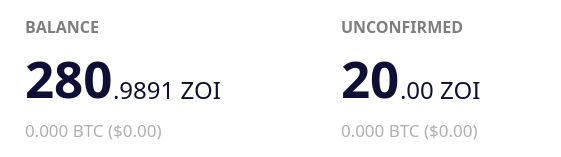
           <widget class="QFrame" name="balance_frame">
            <property name="enabled">
             <bool>true</bool>
            </property>
            <property name="palette">
             <palette>
              <active>
               <colorrole role="Button">
                <brush brushstyle="SolidPattern">
                 <color alpha="255">
                  <red>255</red>
                  <green>255</green>
                  <blue>255</blue>
                 </color>
                </brush>
               </colorrole>
               <colorrole role="Base">
                <brush brushstyle="SolidPattern">
                 <color alpha="255">
                  <red>255</red>
                  <green>255</green>
                  <blue>255</blue>
                 </color>
                </brush>
               </colorrole>
               <colorrole role="Window">
                <brush brushstyle="SolidPattern">
                 <color alpha="255">
                  <red>255</red>
                  <green>255</green>
                  <blue>255</blue>
                 </color>
                </brush>
               </colorrole>
              </active>
              <inactive>
               <colorrole role="Button">
                <brush brushstyle="SolidPattern">
                 <color alpha="255">
                  <red>255</red>
                  <green>255</green>
                  <blue>255</blue>
                 </color>
                </brush>
               </colorrole>
               <colorrole role="Base">
                <brush brushstyle="SolidPattern">
                 <color alpha="255">
                  <red>255</red>
                  <green>255</green>
                  <blue>255</blue>
                 </color>
                </brush>
               </colorrole>
               <colorrole role="Window">
                <brush brushstyle="SolidPattern">
                 <color alpha="255">
                  <red>255</red>
                  <green>255</green>
                  <blue>255</blue>
                 </color>
                </brush>
               </colorrole>
              </inactive>
              <disabled>
               <colorrole role="Button">
                <brush brushstyle="SolidPattern">
                 <color alpha="255">
                  <red>255</red>
                  <green>255</green>
                  <blue>255</blue>
                 </color>
                </brush>
               </colorrole>
               <colorrole role="Base">
                <brush brushstyle="SolidPattern">
                 <color alpha="255">
                  <red>255</red>
                  <green>255</green>
                  <blue>255</blue>
                 </color>
                </brush>
               </colorrole>
               <colorrole role="Window">
                <brush brushstyle="SolidPattern">
                 <color alpha="255">
                  <red>255</red>
                  <green>255</green>
                  <blue>255</blue>
                 </color>
                </brush>
               </colorrole>
              </disabled>
             </palette>
            </property>
            <property name="contextMenuPolicy">
             <enum>Qt::DefaultContextMenu</enum>
            </property>
            <property name="styleSheet">
             <string notr="true">background-color: rgb(255, 255, 255);
border:0;</string>
            </property>
            <property name="frameShape">
             <enum>QFrame::StyledPanel</enum>
            </property>
            <property name="frameShadow">
             <enum>QFrame::Plain</enum>
            </property>
            <property name="lineWidth">
             <number>1</number>
            </property>
            <layout class="QGridLayout" name="gridLayout">
             <property name="sizeConstraint">
              <enum>QLayout::SetDefaultConstraint</enum>
             </property>
             <property name="leftMargin">
              <number>25</number>
             </property>
             <property name="topMargin">
              <number>15</number>
             </property>
             <property name="rightMargin">
              <number>0</number>
             </property>
             <property name="bottomMargin">
              <number>15</number>
             </property>
             <property name="horizontalSpacing">
              <number>80</number>
             </property>
             <property name="verticalSpacing">
              <number>5</number>
             </property>
             <item row="1" column="0">
              <layout class="QHBoxLayout" name="horizontalLayout_7">
               <property name="spacing">
                <number>0</number>
               </property>
               <property name="topMargin">
                <number>0</number>
               </property>
               <item>
                <widget class="QLabel" name="labelBalance">
                 <property name="sizePolicy">
                  <sizepolicy hsizetype="Preferred" vsizetype="Preferred">
                   <horstretch>0</horstretch>
                   <verstretch>0</verstretch>
                  </sizepolicy>
                 </property>
                 <property name="font">
                  <font>
                   <family>ZoinBold</family>
                   <pointsize>38</pointsize>
                   <weight>75</weight>
                   <italic>false</italic>
                   <bold>true</bold>
                  </font>
                 </property>
                 <property name="cursor">
                  <cursorShape>IBeamCursor</cursorShape>
                 </property>
                 <property name="toolTip">
                  <string>Your current balance</string>
                 </property>
                 <property name="styleSheet">
                  <string notr="true">color: rgb(15, 15, 54);</string>
                 </property>
                 <property name="text">
                  <string notr="true">280</string>
                 </property>
                 <property name="alignment">
                  <set>Qt::AlignBottom|Qt::AlignLeading|Qt::AlignLeft</set>
                 </property>
                 <property name="indent">
                  <number>0</number>
                 </property>
                 <property name="textInteractionFlags">
                  <set>Qt::NoTextInteraction</set>
                 </property>
                </widget>
               </item>
               <item>
                <widget class="QLabel" name="labelBalanceDecimal">
                 <property name="font">
                  <font>
                   <family>ZoinRegular</family>
                   <pointsize>18</pointsize>
                  </font>
                 </property>
                 <property name="styleSheet">
                  <string notr="true">color: rgb(15, 15, 54);
padding-bottom:6;</string>
                 </property>
                 <property name="text">
                  <string>.9891 ZOI</string>
                 </property>
                 <property name="alignment">
                  <set>Qt::AlignBottom|Qt::AlignLeading|Qt::AlignLeft</set>
                 </property>
                 <property name="indent">
                  <number>0</number>
                 </property>
                </widget>
               </item>
               <item>
                <spacer name="horizontalSpacer_6">
                 <property name="orientation">
                  <enum>Qt::Horizontal</enum>
                 </property>
                 <property name="sizeHint" stdset="0">
                  <size>
                   <width>40</width>
                   <height>20</height>
                  </size>
                 </property>
                </spacer>
               </item>
              </layout>
             </item>
             <item row="0" column="0">
              <widget class="QLabel" name="label">
               <property name="enabled">
                <bool>false</bool>
               </property>
               <property name="sizePolicy">
                <sizepolicy hsizetype="Preferred" vsizetype="Preferred">
                 <horstretch>0</horstretch>
                 <verstretch>0</verstretch>
                </sizepolicy>
               </property>
               <property name="font">
                <font>
                 <family>ZoinBold</family>
                 <pointsize>12</pointsize>
                 <weight>75</weight>
                 <bold>true</bold>
                </font>
               </property>
               <property name="styleSheet">
                <string notr="true">color: rgb(126, 126, 126);</string>
               </property>
               <property name="text">
                <string>BALANCE</string>
               </property>
               <property name="textInteractionFlags">
                <set>Qt::NoTextInteraction</set>
               </property>
              </widget>
             </item>
             <item row="0" column="1">
              <widget class="QLabel" name="label_3">
               <property name="enabled">
                <bool>false</bool>
               </property>
               <property name="sizePolicy">
                <sizepolicy hsizetype="Preferred" vsizetype="Preferred">
                 <horstretch>0</horstretch>
                 <verstretch>0</verstretch>
                </sizepolicy>
               </property>
               <property name="font">
                <font>
                 <family>ZoinBold</family>
                 <pointsize>12</pointsize>
                 <weight>75</weight>
                 <bold>true</bold>
                </font>
               </property>
               <property name="layoutDirection">
                <enum>Qt::LeftToRight</enum>
               </property>
               <property name="autoFillBackground">
                <bool>false</bool>
               </property>
               <property name="styleSheet">
                <string notr="true">color: rgb(126, 126, 126);</string>
               </property>
               <property name="text">
                <string>UNCONFIRMED</string>
               </property>
               <property name="alignment">
                <set>Qt::AlignLeading|Qt::AlignLeft|Qt::AlignVCenter</set>
               </property>
               <property name="indent">
                <number>-1</number>
               </property>
               <property name="textInteractionFlags">
                <set>Qt::NoTextInteraction</set>
               </property>
              </widget>
             </item>
             <item row="3" column="1">
              <widget class="QLabel" name="labelUnconfirmedUSD">
               <property name="enabled">
                <bool>false</bool>
               </property>
               <property name="font">
                <font>
                 <family>ZoinLight</family>
                 <pointsize>13</pointsize>
                 <weight>50</weight>
                 <bold>false</bold>
                </font>
               </property>
               <property name="styleSheet">
                <string notr="true">color: rgb(175, 175, 175);
</string>
               </property>
               <property name="text">
                <string>0.000 BTC ($0.00)</string>
               </property>
               <property name="textInteractionFlags">
                <set>Qt::NoTextInteraction</set>
               </property>
              </widget>
             </item>
             <item row="3" column="0">
              <widget class="QLabel" name="labelBalanceUSD">
               <property name="palette">
                <palette>
                 <active>
                  <colorrole role="WindowText">
                   <brush brushstyle="SolidPattern">
                    <color alpha="255">
                     <red>175</red>
                     <green>175</green>
                     <blue>175</blue>
                    </color>
                   </brush>
                  </colorrole>
                  <colorrole role="Button">
                   <brush brushstyle="SolidPattern">
                    <color alpha="255">
                     <red>255</red>
                     <green>255</green>
                     <blue>255</blue>
                    </color>
                   </brush>
                  </colorrole>
                  <colorrole role="Text">
                   <brush brushstyle="SolidPattern">
                    <color alpha="255">
                     <red>175</red>
                     <green>175</green>
                     <blue>175</blue>
                    </color>
                   </brush>
                  </colorrole>
                  <colorrole role="ButtonText">
                   <brush brushstyle="SolidPattern">
                    <color alpha="255">
                     <red>175</red>
                     <green>175</green>
                     <blue>175</blue>
                    </color>
                   </brush>
                  </colorrole>
                  <colorrole role="Base">
                   <brush brushstyle="SolidPattern">
                    <color alpha="255">
                     <red>255</red>
                     <green>255</green>
                     <blue>255</blue>
                    </color>
                   </brush>
                  </colorrole>
                  <colorrole role="Window">
                   <brush brushstyle="SolidPattern">
                    <color alpha="255">
                     <red>255</red>
                     <green>255</green>
                     <blue>255</blue>
                    </color>
                   </brush>
                  </colorrole>
                 </active>
                 <inactive>
                  <colorrole role="WindowText">
                   <brush brushstyle="SolidPattern">
                    <color alpha="255">
                     <red>175</red>
                     <green>175</green>
                     <blue>175</blue>
                    </color>
                   </brush>
                  </colorrole>
                  <colorrole role="Button">
                   <brush brushstyle="SolidPattern">
                    <color alpha="255">
                     <red>255</red>
                     <green>255</green>
                     <blue>255</blue>
                    </color>
                   </brush>
                  </colorrole>
                  <colorrole role="Text">
                   <brush brushstyle="SolidPattern">
                    <color alpha="255">
                     <red>175</red>
                     <green>175</green>
                     <blue>175</blue>
                    </color>
                   </brush>
                  </colorrole>
                  <colorrole role="ButtonText">
                   <brush brushstyle="SolidPattern">
                    <color alpha="255">
                     <red>175</red>
                     <green>175</green>
                     <blue>175</blue>
                    </color>
                   </brush>
                  </colorrole>
                  <colorrole role="Base">
                   <brush brushstyle="SolidPattern">
                    <color alpha="255">
                     <red>255</red>
                     <green>255</green>
                     <blue>255</blue>
                    </color>
                   </brush>
                  </colorrole>
                  <colorrole role="Window">
                   <brush brushstyle="SolidPattern">
                    <color alpha="255">
                     <red>255</red>
                     <green>255</green>
                     <blue>255</blue>
                    </color>
                   </brush>
                  </colorrole>
                 </inactive>
                 <disabled>
                  <colorrole role="WindowText">
                   <brush brushstyle="SolidPattern">
                    <color alpha="255">
                     <red>175</red>
                     <green>175</green>
                     <blue>175</blue>
                    </color>
                   </brush>
                  </colorrole>
                  <colorrole role="Button">
                   <brush brushstyle="SolidPattern">
                    <color alpha="255">
                     <red>255</red>
                     <green>255</green>
                     <blue>255</blue>
                    </color>
                   </brush>
                  </colorrole>
                  <colorrole role="Text">
                   <brush brushstyle="SolidPattern">
                    <color alpha="255">
                     <red>175</red>
                     <green>175</green>
                     <blue>175</blue>
                    </color>
                   </brush>
                  </colorrole>
                  <colorrole role="ButtonText">
                   <brush brushstyle="SolidPattern">
                    <color alpha="255">
                     <red>175</red>
                     <green>175</green>
                     <blue>175</blue>
                    </color>
                   </brush>
                  </colorrole>
                  <colorrole role="Base">
                   <brush brushstyle="SolidPattern">
                    <color alpha="255">
                     <red>255</red>
                     <green>255</green>
                     <blue>255</blue>
                    </color>
                   </brush>
                  </colorrole>
                  <colorrole role="Window">
                   <brush brushstyle="SolidPattern">
                    <color alpha="255">
                     <red>255</red>
                     <green>255</green>
                     <blue>255</blue>
                    </color>
                   </brush>
                  </colorrole>
                 </disabled>
                </palette>
               </property>
               <property name="font">
                <font>
                 <family>ZoinLight</family>
                 <pointsize>13</pointsize>
                 <weight>50</weight>
                 <bold>false</bold>
                </font>
               </property>
               <property name="styleSheet">
                <string notr="true">color: rgb(175, 175, 175);
</string>
               </property>
               <property name="text">
                <string>0.000 BTC ($0.00)</string>
               </property>
               <property name="textInteractionFlags">
                <set>Qt::NoTextInteraction</set>
               </property>
              </widget>
             </item>
             <item row="1" column="1">
              <layout class="QHBoxLayout" name="horizontalLayout_9">
               <property name="spacing">
                <number>0</number>
               </property>
               <item>
                <widget class="QLabel" name="labelUnconfirmed">
                 <property name="enabled">
                  <bool>false</bool>
                 </property>
                 <property name="sizePolicy">
                  <sizepolicy hsizetype="Preferred" vsizetype="Preferred">
                   <horstretch>0</horstretch>
                   <verstretch>0</verstretch>
                  </sizepolicy>
                 </property>
                 <property name="font">
                  <font>
                   <family>ZoinBold</family>
                   <pointsize>38</pointsize>
                   <weight>75</weight>
                   <italic>false</italic>
                   <bold>true</bold>
                  </font>
                 </property>
                 <property name="cursor">
                  <cursorShape>IBeamCursor</cursorShape>
                 </property>
                 <property name="toolTip">
                  <string>Total of transactions that have yet to be confirmed, and do not yet count toward the current balance</string>
                 </property>
                 <property name="layoutDirection">
                  <enum>Qt::LeftToRight</enum>
                 </property>
                 <property name="styleSheet">
                  <string notr="true">color: rgb(15, 15, 54);</string>
                 </property>
                 <property name="text">
                  <string notr="true">20</string>
                 </property>
                 <property name="alignment">
                  <set>Qt::AlignLeading|Qt::AlignLeft|Qt::AlignVCenter</set>
                 </property>
                 <property name="textInteractionFlags">
                  <set>Qt::NoTextInteraction</set>
                 </property>
                </widget>
               </item>
               <item>
                <widget class="QLabel" name="labelUnconfirmedDecimal">
                 <property name="font">
                  <font>
                   <family>ZoinRegular</family>
                   <pointsize>18</pointsize>
                  </font>
                 </property>
                 <property name="styleSheet">
                  <string notr="true">color: rgb(15, 15, 54);
padding-bottom:6;</string>
                 </property>
                 <property name="text">
                  <string>.00 ZOI</string>
                 </property>
                 <property name="alignment">
                  <set>Qt::AlignBottom|Qt::AlignLeading|Qt::AlignLeft</set>
                 </property>
                 <property name="indent">
                  <number>0</number>
                 </property>
                </widget>
               </item>
               <item>
                <spacer name="horizontalSpacer_5">
                 <property name="orientation">
                  <enum>Qt::Horizontal</enum>
                 </property>
                 <property name="sizeHint" stdset="0">
                  <size>
                   <width>40</width>
                   <height>20</height>
                  </size>
                 </property>
                </spacer>
               </item>
              </layout>
             </item>
             <item row="3" column="2">
              <spacer name="horizontalSpacer_3">
               <property name="orientation">
                <enum>Qt::Horizontal</enum>
               </property>
               <property name="sizeHint" stdset="0">
                <size>
                 <width>40</width>
                 <height>20</height>
                </size>
               </property>
              </spacer>
             </item>
            </layout>
           </widget>
